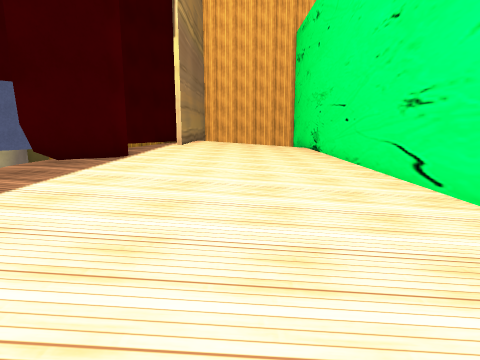
[1] (above)

16 first-person views from a walk through a Unity game level. The camera is 1.2 m above the floor, tilts 10° down and sees 75° across. The floor is counted in squares, 1 m on a side. Each view is taken from the middle of a square. On the plan, view 1 faces up. The plan holds only what a view shows up to about 13 squares ahead; the rest is blank. The place goes on beyond the plan. Some animated figures are left out. Some surface patterns are stand-ins.

[2]
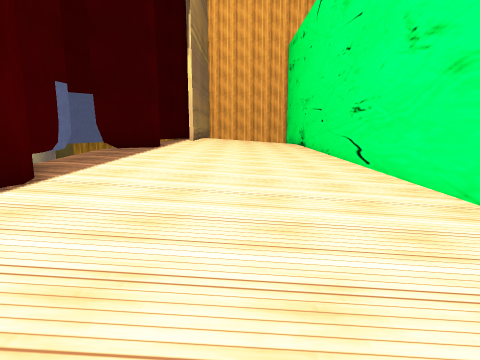

[3]
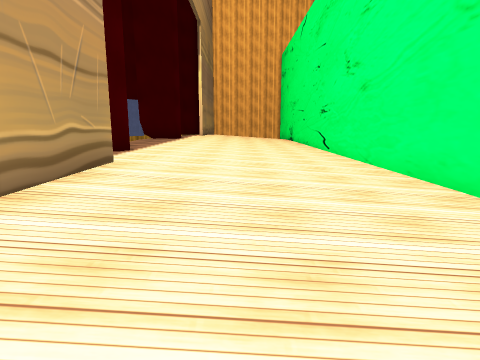

[4]
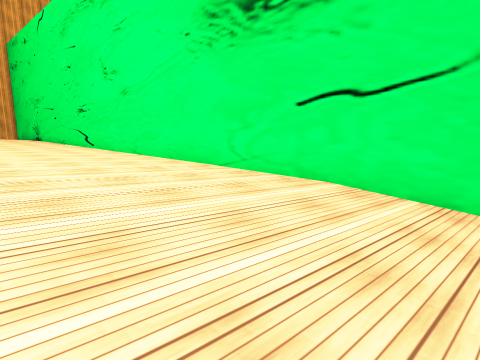

[5]
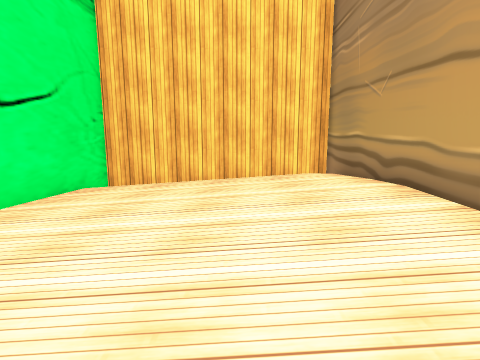

[6]
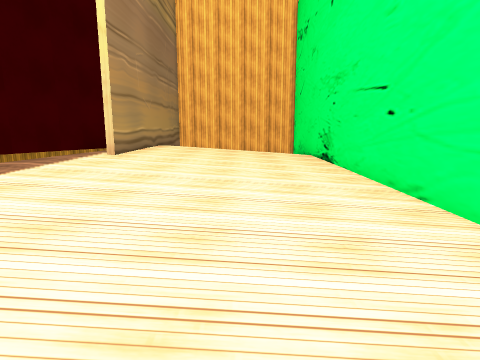

[7]
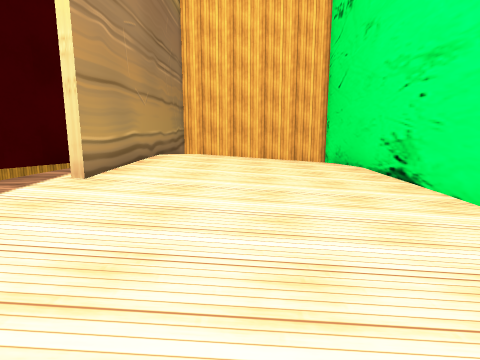

[8]
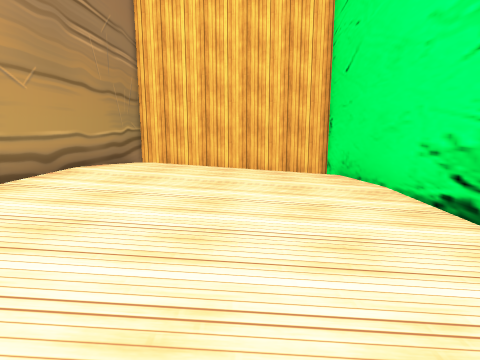

[9]
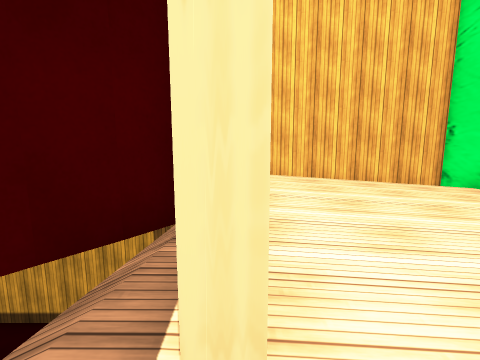

[10]
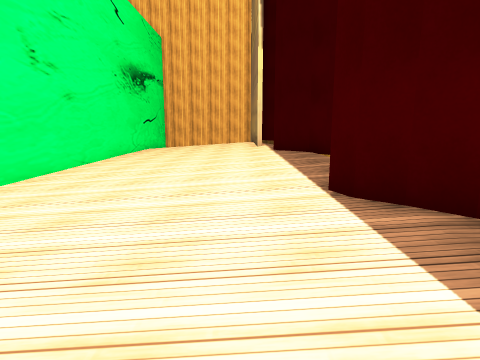

[11]
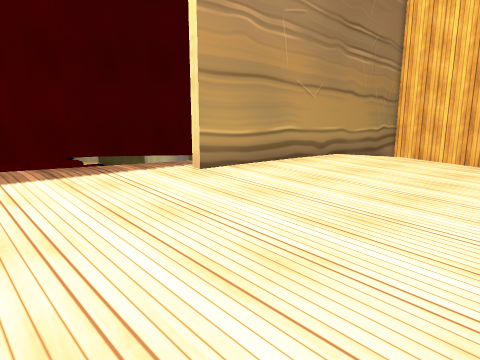

[12]
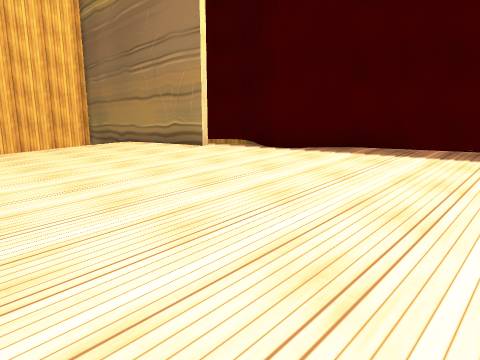

[13]
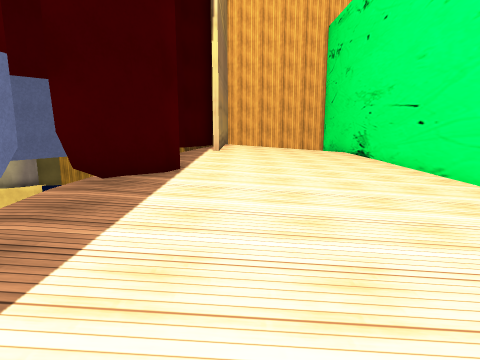

[14]
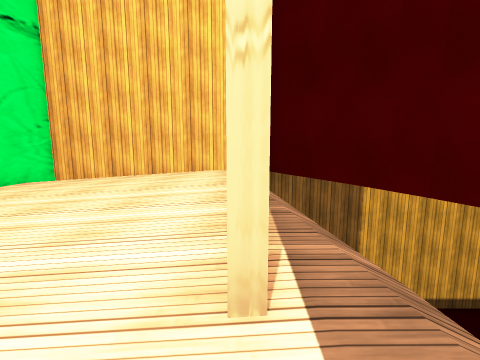

[15]
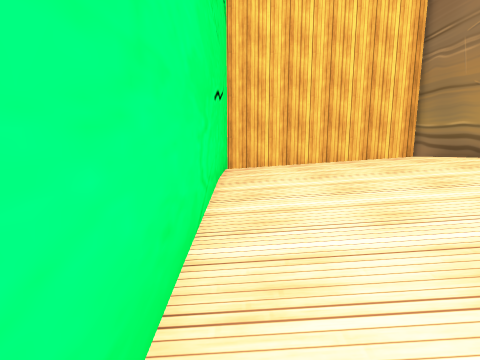

[16]
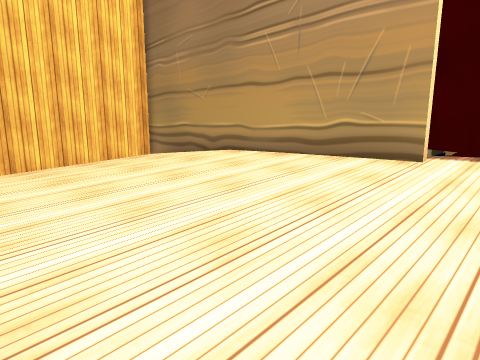

### Floor plan
Key: @ floor where view 1 was taken; # wall or solid block; . main floor; : floor 0.25 m higher than the main floor; - floor 0.25 m lower than the main floor; + floor 0.5 m higher than the main floor; / step, stairs or slope; v drop or lower ground.
Columns run from 8 left of view 1 to 5 right of it. Each row starts with its distance up from view 1.
 27      #########
 26 vvv  #       #
 25      #///////#
 24      #:....--#
 23      #::....-#
 22      #:::....#
 21      #::::...#
 20      #::::...#
 19     v#::::...#
 18    v##+:::...#
 17    #+#+:::...#
 16   vv+#+:::...#
 15  vv +++:::...#
 14  vv +++:::...#
 13 v vv+++:::...#
 12 v  #+++:::...#
 11     #++:::...#
 10     #++:::...#
  9  v  #++:::...#
  8  v #+++:::...#
  7  v ++++:::...#
  6  v ++++:::...#
  5  vv++++:::...#
  4   #++++:::...#
  3    #+++:::...#
  2     #++:::...#
  1     #++:::...#
  0     #++:@:...#
 -1    #+++:::...#
 -2   vv+#+:::...#
 -3   v /#+:::...#
 -4   v /#+:::...#
 -5   v v#::::...#
 -6   vvv#::::...#
 -7    vv#::::...#
 -8     v#:::....#
 -9      #::....-#
-10      #:....--#
-11      #///////#
-12      #      /#
-13      #########

Positions as (right, up) in squares from view 1, and headings:
1: (0, 0), facing up
2: (0, -4), facing up
3: (0, -9), facing up
4: (-2, -11), facing up-right
5: (0, -2), facing down
6: (1, 6), facing up
7: (0, 10), facing up
8: (1, 14), facing up
9: (-3, 15), facing up
10: (-2, 15), facing down
11: (2, 12), facing up-left
12: (4, 7), facing down-left
13: (-2, 2), facing up
14: (-3, 0), facing down
15: (4, 0), facing down
16: (4, 0), facing down-left
